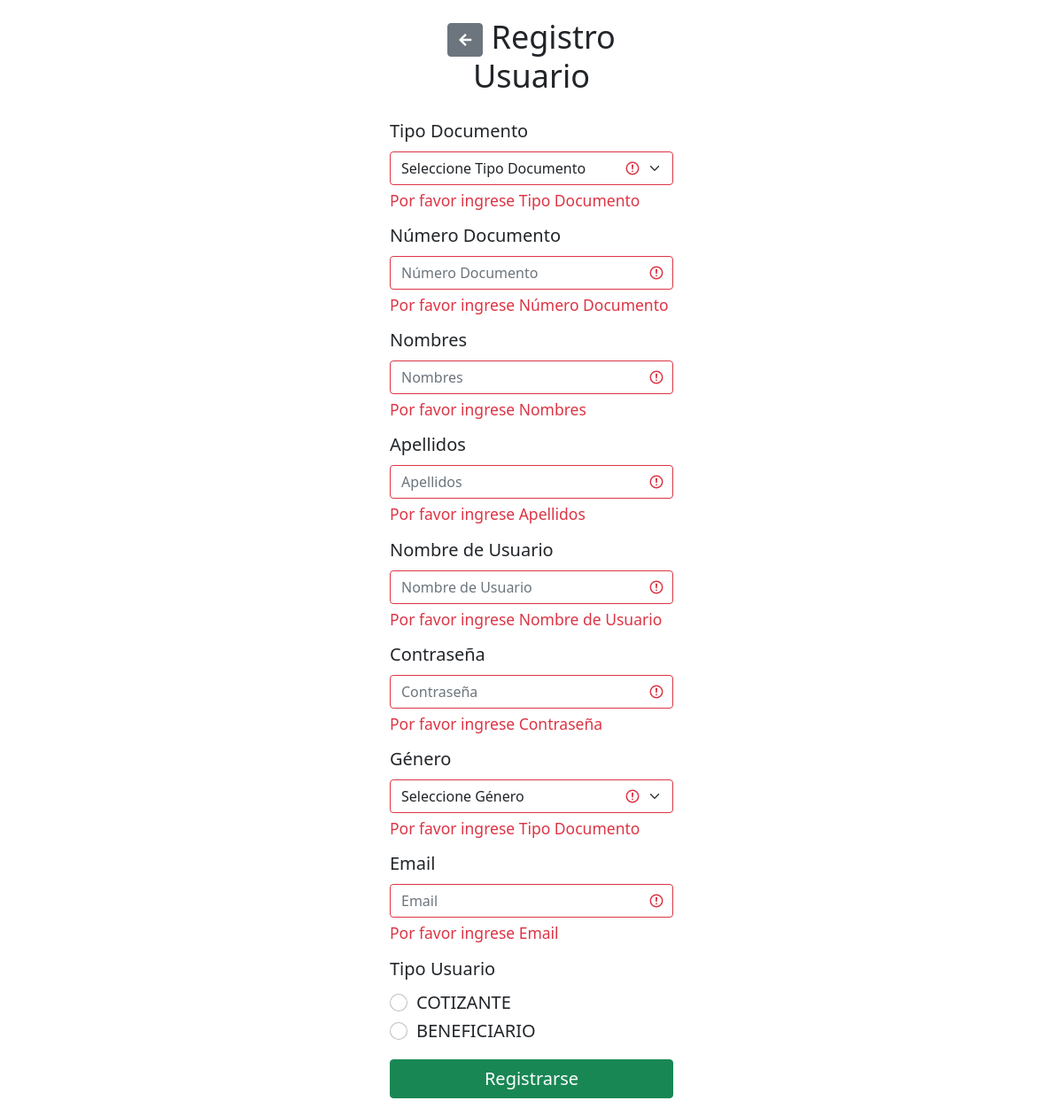
Screenshot of /controllersRegistro with the database file from the repository.
### tables this page shows
CREATE TABLE TIPO_USU (
    ID_TIPO_USU INT PRIMARY KEY AUTO_INCREMENT,
    TIPO_USU_DESCRIPCION VARCHAR(50)
);

### co.edu.poli.util/utilView.php (called while the page is built, shortened)
<?php
	class UtilView{
		function loadScreen($nombre){
			require 'co.edu.poli.views/' . $nombre . '.php';
		}
	}
?>

### co.edu.poli.controllers/controllersRegistro.php (called while the page is built, shortened)
<?php
class ControllersRegistro extends UtilController{
	public function __construct(){
		$this->view->mensaje = "";
	}
	function loadScreen(){
		$tipodocumentos = $this->model->getTipoDocumentoUsuario();
		$this->view->tipodocumentos = $tipodocumentos;
		$generos = $this->model->getGeneroUsuario();
		$this->view->generos = $generos;
		$tipoUsuarios = $this->model->getTipoUsuario();
		$this->view->tipoUsuarios = $tipoUsuarios;
		$this->view->loadScreen('Registro/index');
	}
}
?>

### index.php (called while the page is built, shortened)
<?php
	require_once 'co.edu.poli.util/utilConexion.php';
	require_once 'co.edu.poli.util/utilView.php';
	$aplication = new UtilAplication();
?>

### co.edu.poli.model/controllersRegistroModel.php (called while the page is built, shortened)
<?php
class ControllersRegistroModel extends UtilModel {
  public function getTipoUsuario(){
    $items = [];
    try{
      $query = $this->db->connect()->query('SELECT * from tipo_usu');
      while ($row = $query->fetch()) {
        $item = new ModelUsuario();
        $item->idtipousu = $row['ID_TIPO_USU'];
        $item->tipousu = $row['TIPO_USU_DESCRIPCION'];
        array_push($items, $item);
      }
      return $items;
    }catch(PDOException $e){
      return [];
    }
  }
}
?>

### co.edu.poli.util/utilConexion.php (called while the page is built)
<?php
	class ConexionFamilyHealthControl{
		private $host;
		private $db;
		private $user;
		private $password;
		private $charset;
		public function __construct(){
			$this->host=constant('HOST');
			$this->db=constant('DB');
			$this->user=constant('USER');
			$this->password=constant('PASSWORD');
			$this->charset=constant('CHARSET');
		}
		function connect(){
			try{
				$connection = "mysql:host=" . $this->host . ";dbname=" . $this->db . ";charset" . $this->charset;
				$options = [
					PDO::ATTR_ERRMODE => PDO::ERRMODE_EXCEPTION,
					PDO::ATTR_EMULATE_PREPARES => false,
				];
				$pdo = new PDO($connection,$this->user,$this->password,$options);
				return $pdo;
			}catch(PDOException $e){
				print_r('Error connection: ' . $e->getMessage());
			}
		}
	}
?>

### co.edu.poli.views/Registro/index.php (the view, shortened to what this page needs)
<!DOCTYPE html>
<html lang="es">
<head>
	<link href="https://cdn.jsdelivr.net/npm/bootstrap@5.0.2/dist/css/bootstrap.min.css" rel="stylesheet">
	<link rel="stylesheet" href="<?php echo constant('URL'); ?>co.edu.poli.repositories/css/style.css">
	<link rel="stylesheet" href="https://use.fontawesome.com/releases/v5.6.1/css/all.css">
</head>
<body>
	<div class="login">
		<h1 class="text-center" title="Proyecto">
			<a href="<?php echo constant('URL'); ?>" class="btn btn-secondary" role="button">
				<i class="fas fa-solid fa-arrow-left"></i>
			</a>
			Registro Usuario
		</h1>
		<form class="needs-validation" action="<?php echo constant('URL'); ?>controllersRegistro/registrarUsuario" method="POST">
			<div class="form-group was-validated">
				<label class="form-label" for="tipdoc">Tipo Documento</label>
				<select name="tipdoc" id="tipdoc" class="form-select" title="Tipo Documento" required>
					<option value="">Seleccione Tipo Documento</option>
				</select>
				<div class="invalid-feedback">
					Por favor ingrese Tipo Documento
				</div>
			</div>
			<div class="form-group was-validated">
				<label class="form-label" for="iduser">Número Documento</label>
				<input class="form-control" type="number" placeholder="Número Documento" title="Número Documento" name="iduser" id="iduser" required>
				<div class="invalid-feedback">
					Por favor ingrese Número Documento
				</div>
			</div>
			<div class="form-group was-validated">
				<label class="form-label" for="name">Nombres</label>
				<input class="form-control" type="text" placeholder="Nombres" title="Nombres" name="name" id="name" required>
				<div class="invalid-feedback">
					Por favor ingrese Nombres
				</div>
			</div>
			<div class="form-group was-validated">
				<label class="form-label" for="lastName">Apellidos</label>
				<input class="form-control" type="text" placeholder="Apellidos" title="Apellidos" name="lastName" id="lastName" required>
				<div class="invalid-feedback">
					Por favor ingrese Apellidos
				</div>
			</div>
			<div class="form-group was-validated">
				<label class="form-label" for="username">Nombre de Usuario</label>
				<input class="form-control" type="text" placeholder="Nombre de Usuario" title="Nombre de Usuario" name="username" id="username" required>
				<div class="invalid-feedback">
					Por favor ingrese Nombre de Usuario
				</div>
			</div>
			<div class="form-group was-validated">
				<label class="form-label" for="password">Contraseña</label>
				<input class="form-control" type="password" placeholder="Contraseña" title="Contraseña" name="password" id="password" required>
				<div class="invalid-feedback">
					Por favor ingrese Contraseña
				</div>
			</div>
			<div class="form-group was-validated">
				<label class="form-label" for="genero">Género</label>
				<select name="genero" id="genero" class="form-select" title="Género" required>
					<option value="">Seleccione Género</option>
				</select>
				<div class="invalid-feedback">
					Por favor ingrese Tipo Documento
				</div>
			</div>
			<div class="form-group was-validated">
				<label class="form-label" for="email">Email</label>
				<input class="form-control" type="email" placeholder="Email" title="Email" name="email" id="email" required>
				<div class="invalid-feedback">
					Por favor ingrese Email
				</div>
			</div>
			<label class="form-label">Tipo Usuario</label>
			<?php foreach ($this->tipoUsuarios as $row) {?>
				<div class="form-check">
					<input class="form-check-input" type="radio" name="tipoUsuario" id="tipoUsuario<?php echo $row->idtipousu ?>" value="<?php echo $row->tipousu ?>">
					<label class="form-check-label" for="tipoUsuario<?php echo $row->idtipousu ?>"><?php echo $row->tipousu ?></label>
				</div>
			<?php } ?>
			<input class="btn btn-success w-100" type="submit" title="Registrarse" value="Registrarse">
		</form>
	</div>
</body>
</html>

### co.edu.poli.repositories/css/style.css (style rules this page uses)
* { margin: 0; padding: 0; box-sizing: border-box; }
body { display: flex; align-items: center; justify-content: center; }
.login { width: 360px; height: min-content; padding: 20px; border-radius: 12px; background: #ffffff; }
.login h1 { font-size: 36px; margin-bottom: 25px; }
.login form { font-size: 20px; }
.login form .form-group { margin-bottom: 12px; }
.login form input[type="submit"] { font-size: 20px; margin-top: 15px; }

### rows the page displays
tipo_usu: TIPO_USU_DESCRIPCION "COTIZANTE"
tipo_usu: TIPO_USU_DESCRIPCION "BENEFICIARIO"
